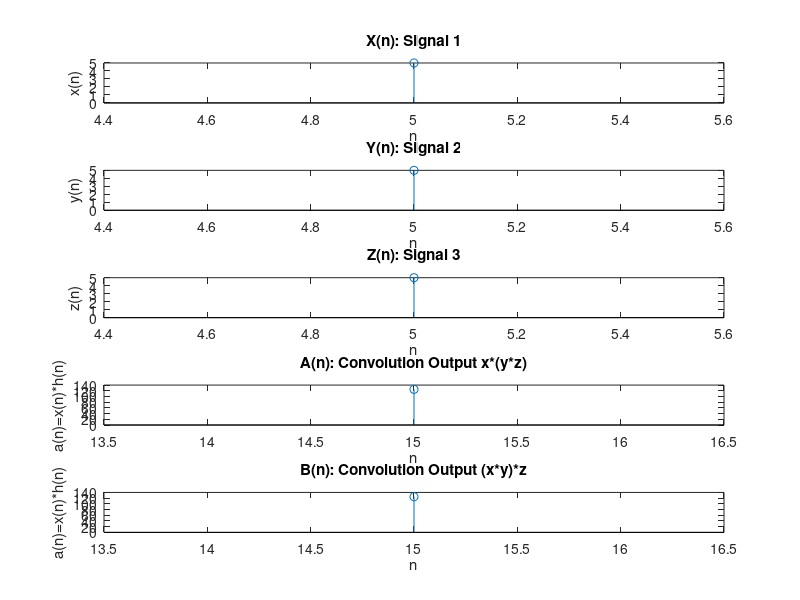

Write the MATLAB code that produced this figure.
% Program to check associative property
% x(n): [ 1 2 3 4 5 6 7 8 9 10], starting position: -2
% y(n): [ 10 9 8 7 6 5 4 3 2 1], starting position: 5
% z(n): [ 2 6 8 10], starting position: 1
% a*(b*c) = (a*b)*c
xn=input('enter sequence of x(n) :');
xs=input('enter starting point of x(n) :');
xe=(xs + length(xn)-1);
nx=(xs:xe);
subplot(5,1,1);
stem(nx,xn);
title('X(n): Signal 1');
xlabel('n');
ylabel('x(n)');
yn=input('enter sequence of y(n) :');
ys=input('enter starting point of y(n) :');
ye=(ys + length(yn)-1);
ny=(ys:ye);
subplot(5,1,2);
stem(ny,yn);
title('Y(n): Signal 2');
xlabel('n');
ylabel('y(n)');
zn=input('enter sequence of z(n) :');
zs=input('enter starting point of z(n) :');
ze=(zs + length(zn)-1);
nz=(zs:ze);
subplot(5,1,3);
stem(nz,zn);
title('Z(n): Signal 3');
xlabel('n');
ylabel('z(n)');
an=(conv(xn,conv(yn, zn)));
as=(xs+ys+zs);
ae=(xe+ye+ze);
na=(as:ae);
subplot(5,1,4);
stem(na,an);
title('A(n): Convolution Output x*(y*z)');
xlabel('n');
ylabel('a(n)=x(n)*h(n)');
bn=(conv(conv(xn, yn),zn));
bs=(xs+ys+zs);
be=(xe+ye+ze);
nb=(as:ae);
subplot(5,1,5);
stem(nb,bn);
title('B(n): Convolution Output (x*y)*z');
xlabel('n');
ylabel('a(n)=x(n)*h(n)');
if(an == bn)
   fprintf("same");
else
   fprintf("not same");
end